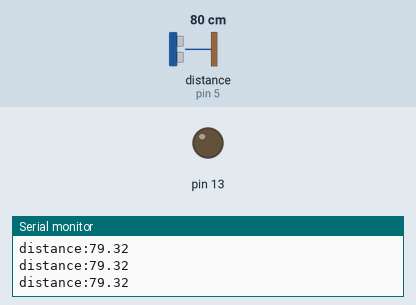
This sketch was run on a simulated Arduino Uno, built with avr-gcc and run on an emulated ATmega328P. Shown: output pins drawn as LEDs (lit = HIGH), the last lines printed to the serial monitor. Wiring (inferred from the names in the program): ultrasonic range finder: trigger pin 4; echo pin 5. Inputs (shaded band) come from the test bench; at power-on: distance to the obstacle (sensor on pin 5) 80 cm. The echo pulse lasts 58.3 µs per cm; pins used as bus, display or sensor lines are not drawn.

Above: at 1.2 s.
1.3 s: distance to the obstacle (sensor on pin 5) set to 12 cm
2.8 s: distance to the obstacle (sensor on pin 5) set to 9 cm
At 3.3 s:
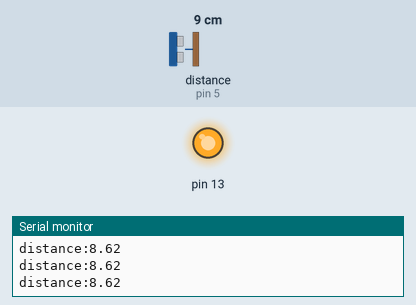
4.5 s: distance to the obstacle (sensor on pin 5) set to 18 cm
At 5.4 s:
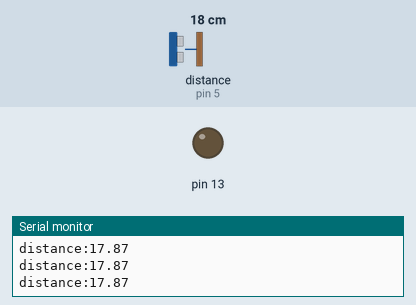
6.1 s: distance to the obstacle (sensor on pin 5) set to 2 cm
At 6.5 s:
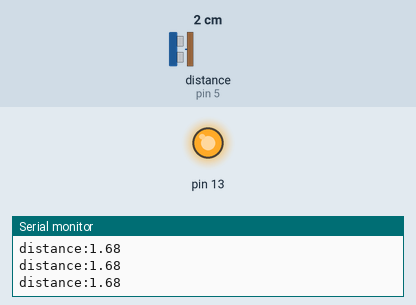
Timing chart, 0 to 8.7 s (numbered marks = the images above; inputs shaded):
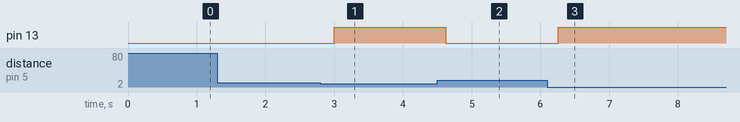

Measured:
- the behaviour switches between 11 and 10 cm on distance to the obstacle (sensor on pin 5) (found by bisection; images 0 and 1)
- after the input at 2.8 s, pin 13: LOW → HIGH after 0.20 s
- after the input at 4.5 s, pin 13: HIGH → LOW after 0.12 s
- after the input at 6.1 s, pin 13: LOW → HIGH after 0.16 s

The sketch:

usonic.ino
```cpp
const int trigpin = 4;// u can put Vcc to 3.3V or 5V, it would work either way
const int echopin = 5;
#define led 13;
long duration;
float distance;
void setup()
{
  pinMode(13,OUTPUT);
  pinMode(trigpin, OUTPUT);
  pinMode(echopin,INPUT);
  Serial.begin(9600);
}
void loop() {
  digitalWrite(4, LOW);
  delayMicroseconds(2);
  digitalWrite(4, HIGH);
  delayMicroseconds(10);
  digitalWrite(4, LOW);
  duration=pulseIn(echopin, HIGH);
  distance=duration*0.034/2;
  Serial.print("distance:");
  Serial.print(distance);
  Serial.print("\n");
  delay(100);
  if(distance<10)//if distance between ultra sonic sensor and object is <10, then Led pin 13 will glow, otherwise not.
  {
    digitalWrite(13,HIGH);
  }
  else
  {
    digitalWrite(13,LOW);
  }
}
```
